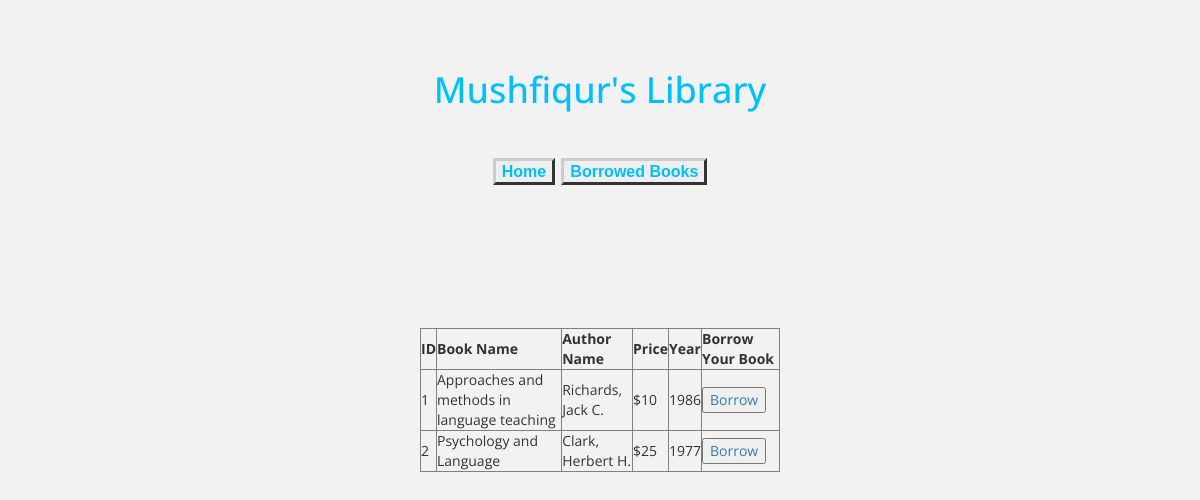
/booklist.php, run on the app's committed database.
### tables this page shows
CREATE TABLE `books` (
  `book_id` int(11) NOT NULL,
  `publisher_id` int(11) NOT NULL,
  `book_name` varchar(200) NOT NULL,
  `price` float NOT NULL,
  `genres` varchar(200) NOT NULL,
  `year` varchar(200) NOT NULL
);

CREATE TABLE `publisher` (
  `publisher_id` int(11) NOT NULL,
  `author_name` varchar(200) NOT NULL,
  `author_email` varchar(355) NOT NULL
);

### booklist.php (the view, shortened to what this page needs)
<?php
  include "connection.php";
?>
<!DOCTYPE html>
<html lang="en" dir="ltr">
  <head>
    <link href="https://maxcdn.bootstrapcdn.com/font-awesome/4.2.0/css/font-awesome.min.css" rel="stylesheet">
    <link rel="stylesheet" href="https://stackpath.bootstrapcdn.com/bootstrap/3.4.1/css/bootstrap.min.css">
    <link rel="stylesheet" href="main.css">
  </head>
  <body>
    <h1>Mushfiqur's Library</h1>
    <div class="wrap">
	  	<table border="1">
			<th>ID</th>
			<th>Book Name</th>
			<th>Author Name</th>
			<th>Price</th>
			<th>Year</th>
			<th>Borrow Your Book</th>
		  	<?php
		  	  $result = mysqli_query($conn, "SELECT * FROM `books` INNER JOIN publisher on books.publisher_id=publisher.publisher_id");
			  if ($result->num_rows > 0) {
			    while($row = $result->fetch_assoc()) {
			?>
				<tr>
					<td><?php echo $row["book_id"]; ?></td>
					<td><?php echo $row["book_name"]; ?></td>
					<td><?php echo $row["author_name"]; ?></td>
					<td>$<?php echo $row["price"]; ?></td>
					<td><?php echo $row["year"]; ?></td>
					<td><a href="borrow.php?id=<?php echo $row["book_id"]; ?>"><button>Borrow</button></a></td>
				</tr>
			<?php
			    }
			} else {
			    echo "0 results";
			}
	  	?>
	  	</table>
  	</div>
  	<div class="showBooks">
      <h3>
        <a href="index.php" class="linkButton">Home</a>
        <a href="borrow.php" class="linkButton">Borrowed Books</a>
      </h3>
    </div>
  </body>
</html>

### main.css (style rules this page uses)
body { background: #f2f2f2; font-family: 'Open Sans', sans-serif; }
h1 { text-align: center; color: #00bfff; padding-top: 50px; }
.linkButton { font: bold 16px Arial; text-decoration: none; background-color: #EEEEEE; color: #00bfff; padding: 2px 6px 2px 6px; border-top: 3px solid #CCCCCC; border-right: 3px solid #333333; border-bottom: 3px solid #333333; border-left: 3px solid #CCCCCC; }
.showBooks { padding-top: 15px; text-align: center; }
.wrap { width: 30%; position: absolute; top: 50%; left: 50%; transform: translate(-50%, -50%); }

### data on the page
books: book_id "1", book_name "Approaches and methods in language teaching", publisher.author_name "Richards, Jack C.", price "10", year "1986"
books: book_id "2", book_name "Psychology and Language", publisher.author_name "Clark, Herbert H.", price "25", year "1977"
